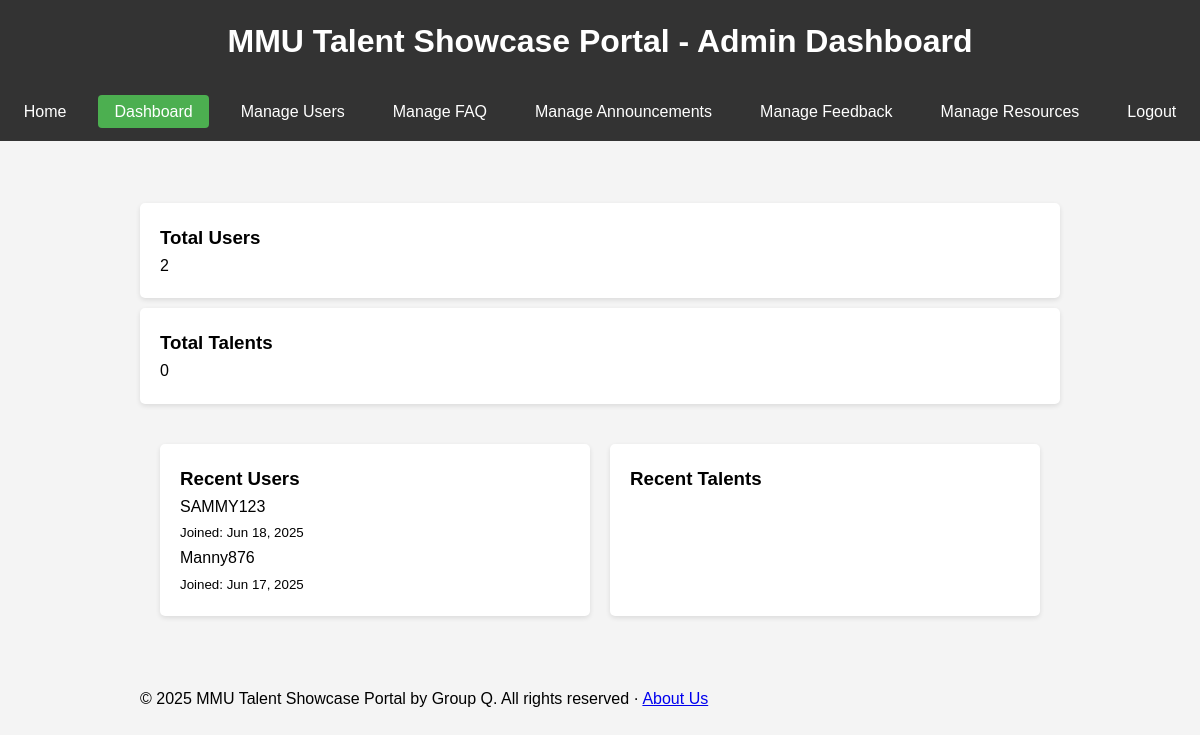
Page /admin/dashboard.php (signed in) on the committed database.
### tables this page shows
CREATE TABLE `users` (
  `id` int(11) NOT NULL,
  `username` varchar(50) NOT NULL,
  `password` varchar(255) NOT NULL,
  `email` varchar(100) NOT NULL,
  `full_name` varchar(100) NOT NULL,
  `role` enum('user','admin') DEFAULT 'user',
  `created_at` timestamp NOT NULL DEFAULT current_timestamp()
);

### admin/dashboard.php (the view, shortened to what this page needs)
<?php
require_once '../config/database.php';
$stats = array();
$sql = "SELECT COUNT(*) as total FROM users WHERE role = 'user'";
$result = mysqli_query($conn, $sql);
$stats['users'] = mysqli_fetch_assoc($result)['total'];
$sql = "SELECT COUNT(*) as total FROM talents";
$result = mysqli_query($conn, $sql);
$stats['talents'] = mysqli_fetch_assoc($result)['total'];
$sql = "SELECT * FROM users WHERE role = 'user' ORDER BY created_at DESC LIMIT 5";
$recent_users = mysqli_query($conn, $sql);
?>
<!DOCTYPE html>
<html lang="en">
    <head>
        <link rel="stylesheet" href="../assets/css/style.css">
    </head>
    <body>
        <header class="header">
            <h1>MMU Talent Showcase Portal - Admin Dashboard</h1>
        </header>
        <?php include '../includes/admin-navbar.php'; ?>
        <div class="container">
            <div class="stats-grid">
                <div class="card">
                    <h3>Total Users</h3>
                    <p class="stat-number"><?php echo $stats['users']; ?></p>
                </div>
                <div class="card">
                    <h3>Total Talents</h3>
                    <p class="stat-number"><?php echo $stats['talents']; ?></p>
                </div>
            </div>
            <div class="grid">
                <div class="card">
                    <h3>Recent Users</h3>
                    <div class="list">
                        <?php while ($user = mysqli_fetch_assoc($recent_users)): ?>
                            <div class="list-item">
                                <p><?php echo htmlspecialchars($user['username']); ?></p>
                                <small>Joined: <?php echo date('M j, Y', strtotime($user['created_at'])); ?></small>
                            </div>
                        <?php endwhile; ?>
                    </div>
                </div>
                <div class="card">
                    <h3>Recent Talents</h3>
                </div>
            </div>
        </div>
        <?php include '../includes/footer-inc.php'; ?>
    </body>
</html>

### assets/css/style.css (style rules this page uses)
* { margin: 0; padding: 0; box-sizing: border-box; }
body { font-family: 'Arial', sans-serif; line-height: 1.6; background-color: #f4f4f4; }
.container { width: 80%; margin: auto; overflow: hidden; padding: 20px; }
.header { background: #333; color: #fff; padding: 1rem; text-align: center; }
.card { background: #fff; padding: 20px; margin: 10px 0; border-radius: 5px; box-shadow: 0 2px 5px rgba(0, 0, 0, 0.1); }
.grid { display: grid; grid-template-columns: repeat(auto-fit, minmax(250px, 1fr)); gap: 20px; padding: 20px; }

### rows in the picture
users: username "SAMMY123", created_at "Jun 18, 2025"
users: username "Manny876", created_at "Jun 17, 2025"

### other values in the picture
$stats['users'] "2"
$stats['talents'] "0"
